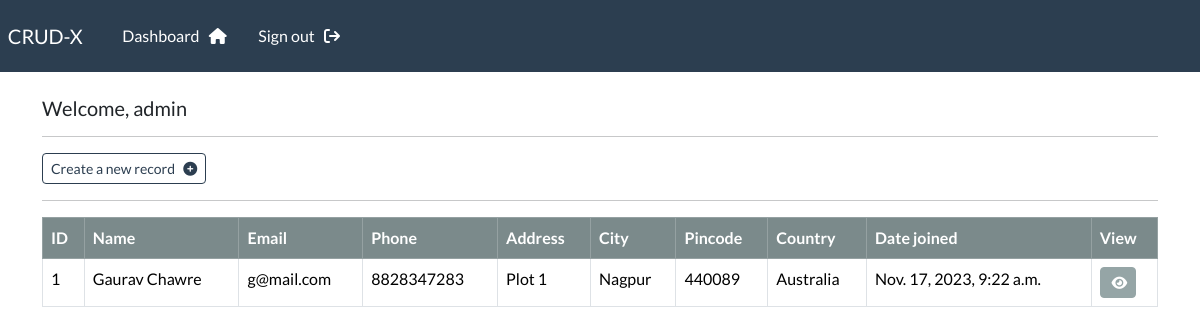
The page /dashboard (signed in) on the database its author committed.
### webapp/models.py (models this page shows, shortened)
class Record(models.Model):
    created_date = models.DateTimeField(auto_now_add=True)
    first_name    = models.CharField(max_length=100)
    last_name     = models.CharField(max_length=100)
    email         = models.CharField(max_length=255)
    phone         = models.CharField(max_length=20)
    address       = models.CharField(max_length=300)
    city          = models.CharField(max_length=50)
    pincode       = models.CharField(max_length=6)
    country       = models.CharField(max_length=150)

### webapp/views.py (the view)
# urls.py: path('dashboard',views.dashboard, name='dashboard'),
@login_required(login_url="my-login")
def dashboard(request):
    my_records = Record.objects.all()
    context ={'records':my_records}
    return render(request,'webapp/dashboard.html',context)

### webapp/templates/webapp/dashboard.html
{% extends 'webapp/base.html' %}
{% block content%}
    <h5>Welcome, {{user}}</h5>
    <hr/>
    <a href="{% url 'create-record' %}" class="btn btn-outline-primary btn-sm">Create a new record &nbsp; <i class="fa fa-plus-circle" aria-hidden="true"></i></a>
    <hr/>
    <table class="table table-hover table-bordered">
        <thead class="table-dark">
            <tr>
                <th scope="col">ID</th>
                <th scope="col">Name</th>
                <th scope="col">Email</th>
                <th scope="col">Phone</th>
                <th scope="col">Address</th>
                <th scope="col">City</th>
                <th scope="col">Pincode</th>
                <th scope="col">Country</th>
                <th scope="col">Date joined</th>
                <th scope="col">View</th>
            </tr>
        </thead>
        <tbody>
            {% if records %}
                {% for record in records %}
                    <tr>
                            <td>{{record.id}}</td>
                            <td>{{record.first_name}}  {{record.last_name}} </td>
                            <td>{{record.email }}</td>
                            <td>{{record.phone }}</td>
                            <td>{{record.address }}</td>
                            <td>{{record.city }}</td>
                            <td>{{record.pincode }}</td>
                            <td>{{record.country }}</td>
                            <td>{{record.created_date }}</td>
                            <td><a class="btn btn-secondary btn-sm" href="{% url 'record' record.id %}">&nbsp;<i class="fa fa-eye" aria-hidden="true"></i></a></td>
                    </tr>
                {% endfor %}
            {% endif %}
        </tbody>
    </table>
{% endblock %}

### rows shown on the page
Record: id "1", first_name "Gaurav", last_name "Chawre", email "g@mail.com", phone "8828347283", address "Plot 1", city "Nagpur", pincode "440089", country "Australia", created_date "Nov. 17, 2023, 9:22 a.m."

### other values the page prints
{{ user }} "admin"
